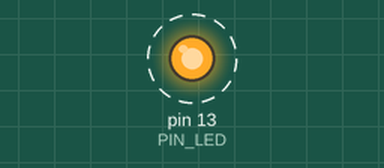
Simulated run of this sketch. Board: Arduino Uno, built with avr-gcc and run on an emulated ATmega328P. On the bench: output pins drawn as LEDs (lit = HIGH). Dashed ring = blinking. What the sketch prints to the serial monitor is not drawn.

Above: at 1.5 s.
Timing chart, 0 to 5.6 s (numbered marks = the images above):
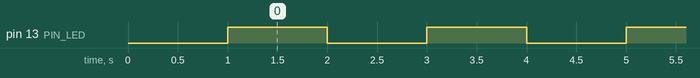

The sketch:

04_example_3.ino
```cpp
#define PIN_LED 13
unsigned int count, toggle;

int toggle_state(int toggle){
  return toggle;
}

void setup() {
  // put your setup code here, to run once:
  pinMode(PIN_LED,OUTPUT);
  Serial.begin(115200);
  while(!Serial){
    ;
  }
  Serial.println("Hello Wrold!");

  count=toggle=0;
  digitalWrite(PIN_LED,toggle);
  delay(1000);
}

void loop() {
  // put your main code here, to run repeatedly:
  Serial.println(++count);
  toggle=toggle_state(count%2);
  digitalWrite(PIN_LED,toggle);
  delay(1000);
}
```

Measured:
- by itself, pin 13 (PIN_LED): alternates HIGH for 1.0 s and LOW for 1.0 s
